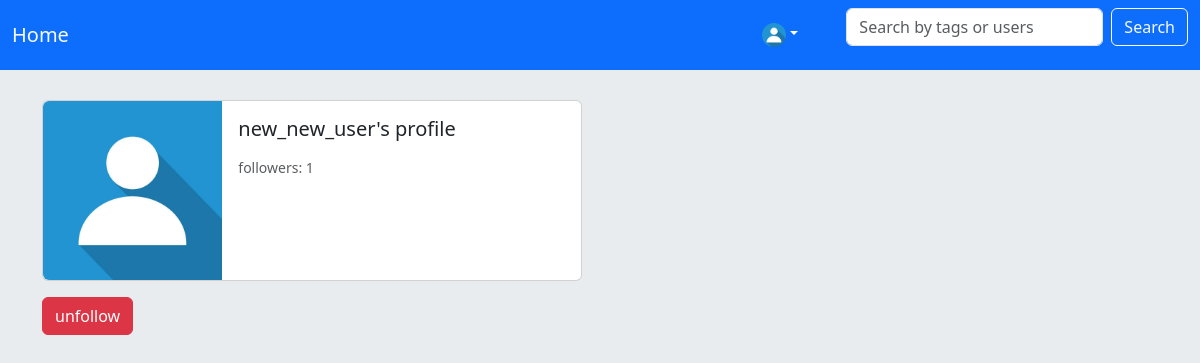
/accounts/profile/4/ (signed in), run on an earlier commit of the app's database.
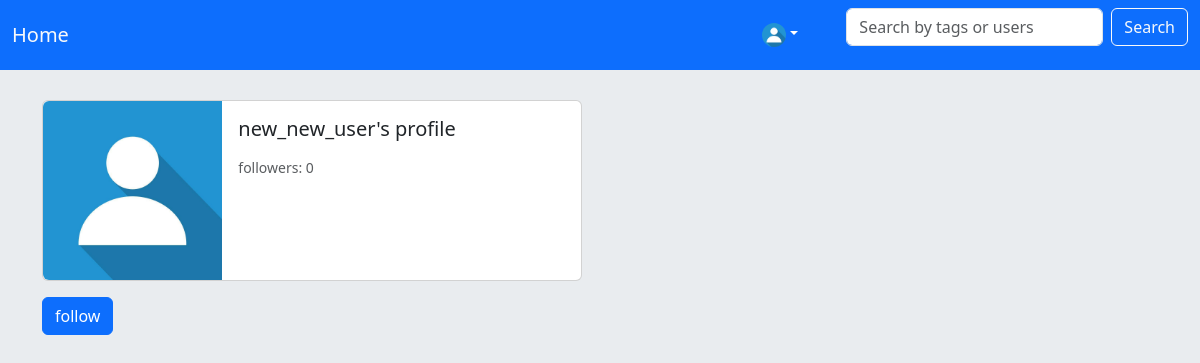
And on a later commit of the database.
### accounts/models.py (models this page shows)
class CustomeUserModel(AbstractUser):
    bio = models.TextField(max_length= 500 , null=True , blank=True)
    picture = models.FileField(blank=True , null=True , upload_to='profile_pic/')
    follow = models.ManyToManyField('self' , related_name='follows',symmetrical=False)
    def total_followers(self):
        return self.follow.count()

### accounts/views.py (the view)
# urls.py: path('profile/<int:pk>/', ProfileView.as_view(), name='view_profile'),
class ProfileView(DetailView):
    model = CustomeUserModel
    template_name = 'view_profile.html'
    context_object_name = 'profile'
    def get_context_data(self, **kwargs):
        context = super(ProfileView , self).get_context_data()
        user_post = get_object_or_404(CustomeUserModel , pk = self.kwargs['pk'])
        followed = False
        if user_post.follow.filter(id = self.request.user.id).exists():
            followed = True
        context['followed'] = followed
        context['total_followers'] = user_post.total_followers()
        return context

### templates/view_profile.html (shortened to what this page needs)
{% extends 'base.html' %}
{%load static%}
{%block content %}
{%if profile.pk == user.id%}
<div class="card mb-3" style="max-width: 540px;">
    <div class="row g-0">
      <div class="col-md-4 d-flex">
        {%if profile.picture%}
        <img src="{{profile.picture.url}}" class="img-fluid rounded-start object-fit-cover" alt="...">
        {%else%}
        <img src="{% static 'default_pic.jpg' %}" class="img-fluid rounded-start" alt="...">
        {%endif%}
    </div>
      <div class="col-md-8">
        <div class="card-body">
          <h5 class="card-title">{{profile.username}}'s profile</h5>
          <p class="card-text">{{profile.bio}}</p>
          <p class="card-text"><small class="text-body-secondary">followers: {{profile.total_followers}}</small></p>
        </div>
      </div>
    </div>
</div>
<form action="{%url 'my_profile'%}">
    {%csrf_token%}
    <button class="btn btn-primary" type="submit">edit profile</button>
</form>
{%else%}
<div class="card mb-3" style="max-width: 540px;">
    <div class="row g-0">
      <div class="col-md-4 d-flex">
        {%if profile.picture%}
        <img class="img-fluid rounded-start object-fit-cover" src="{{profile.picture.url}}" class="img-fluid rounded-start" alt="...">
        {%else%}
        <img src="{% static 'default_pic.jpg' %}" class="img-fluid rounded-start" alt="...">
        {%endif%}
    </div>
      <div class="col-md-8">
        <div class="card-body">
          <h5 class="card-title">{{profile.username}}'s profile</h5>
          <p class="card-text"><small class="text-body-secondary">followers: {{profile.total_followers}}</small></p>
        </div>
      </div>
    </div>
</div>
{%if user.is_authenticated%}
<form action="{% url 'follow' profile.pk %}" method="post">
    {% if followed%}
    <button class="btn btn-danger" type="submit">unfollow</button>
    {% else %}
    <button class="btn btn-primary" type="submit">follow</button>
    {% endif %}
</form>
{%else%}
<a href="{%url 'login'%}">you need to login first</a>
{%endif%}
{%endif%}
{%endblock%}

What changed in the data, as far as the page shows it:
changed CustomeUserModel "new_new_user": total_followers "1" → "0"
Also different on the page:
text no longer shown: "unfollow"
text now shown: "follow"
